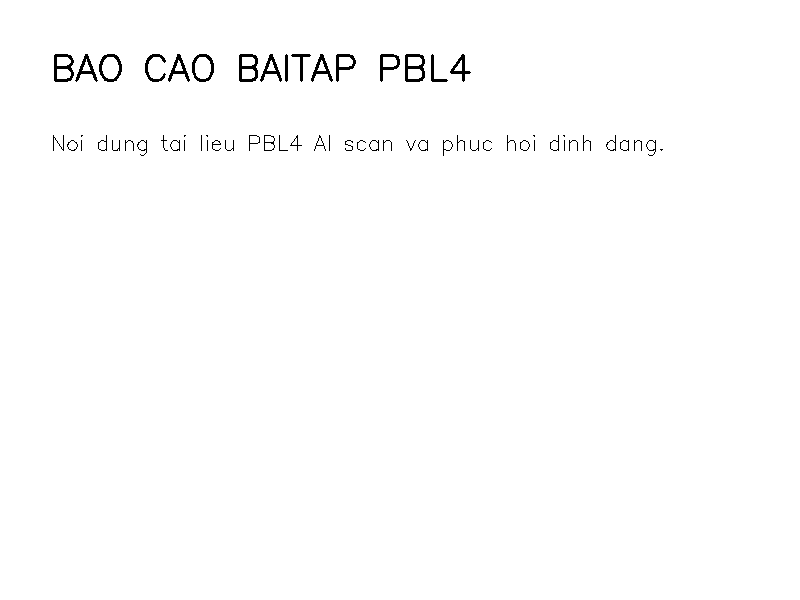
#> input picture test_doc.png, 800 x 600 px
$ python -i document_scanner.py   (imports and definitions only)
#> lines starting #> are read from the running program, lines starting #| are printed output that depends on the picture; after the words box and inside, x2 and y2 are one past the last pixel; in counts of white or black regions, pixels touching at a corner belong together
"""
Document Scanner cho Doc Forge AI Worker.

Chuỗi xử lý hình học trước OCR:
  1. Phát hiện tờ giấy bằng YOLO (models/document_detector.pt).
     Không có model / không phát hiện được -> fallback tìm contour bằng OpenCV.
  2. Tinh chỉnh 4 góc thật của tờ giấy bằng contour bên trong vùng YOLO,
     sau đó nắn phẳng (perspective warp).
  3. Xoay trang về đúng chiều đọc (0/90/180/270 độ).

Mọi phép biến đổi được gộp vào một ma trận homography 3x3 (ảnh gốc -> ảnh đã xử lý)
để có thể ánh xạ bbox OCR ngược về toạ độ ảnh gốc khi cần.
"""

from __future__ import annotations

import logging
import math
import os
from dataclasses import dataclass, field
from typing import Callable

import cv2
import numpy as np

LOG = logging.getLogger("document_scanner")

YOLO_AVAILABLE = False
try:
    from ultralytics import YOLO
    YOLO_AVAILABLE = True
except ImportError:
    LOG.warning("Thư viện ultralytics chưa được cài đặt. Document detection dùng fallback OpenCV.")

A4_RATIO = math.sqrt(2)  # 297 / 210
DEFAULT_MODEL_PATH = os.path.join(os.path.dirname(__file__), "models", "document_detector.pt")


@dataclass
class ScanGeometry:
    """Kết quả bước hình học: ảnh đã nắn phẳng + thông tin để truy vết."""

    image: np.ndarray
    transform: np.ndarray  # 3x3, điểm ảnh gốc -> điểm ảnh đã xử lý
    original_size: tuple[int, int]  # (width, height) ảnh gốc
    method: str = "none"  # yolo+contour | yolo-bbox | opencv | none
    detection_confidence: float = 0.0
    corners: list[list[float]] | None = None  # TL, TR, BR, BL trong ảnh gốc
    rotation: int = 0  # góc đã xoay theo chiều kim đồng hồ (0/90/180/270)
    notes: list[str] = field(default_factory=list)

    # [9 lines left out: function to_metadata, not called in this run]


# ─── Tiện ích hình học ────────────────────────────────────────────────────────

def order_corners(pts: np.ndarray) -> np.ndarray:
    """Sắp xếp 4 điểm theo thứ tự TL, TR, BR, BL (toạ độ ảnh, trục y hướng xuống)."""
    pts = np.asarray(pts, dtype=np.float32).reshape(4, 2)
    center = pts.mean(axis=0)
    angles = np.arctan2(pts[:, 1] - center[1], pts[:, 0] - center[0])
    pts = pts[np.argsort(angles)]  # TL -> TR -> BR -> BL (theo chiều kim đồng hồ)
    start = int(np.argmin(pts.sum(axis=1)))
    return np.roll(pts, -start, axis=0)


def is_plausible_quad(quad: np.ndarray, min_area: float) -> bool:
    """Tứ giác hợp lệ: lồi, đủ lớn, các góc trong khoảng 50°–130°."""
    quad = np.asarray(quad, dtype=np.float32).reshape(4, 2)
    if not cv2.isContourConvex(quad.reshape(-1, 1, 2)):
        return False
    if cv2.contourArea(quad) < min_area:
        return False
    for i in range(4):
        p_prev, p, p_next = quad[i - 1], quad[i], quad[(i + 1) % 4]
        v1, v2 = p_prev - p, p_next - p
        denom = float(np.linalg.norm(v1) * np.linalg.norm(v2))
        if denom < 1e-6:
            return False
        angle = math.degrees(math.acos(float(np.clip(np.dot(v1, v2) / denom, -1.0, 1.0))))
        if angle < 50 or angle > 130:
            return False
    return True


def find_document_quad(gray: np.ndarray, min_area_ratio: float) -> np.ndarray | None:
    """
    Tìm tứ giác lớn nhất giống tờ giấy trong ảnh xám.
    Thử 2 bản đồ biên: Canny (biên giấy) và Otsu (giấy sáng hơn nền).
    """
    h, w = gray.shape[:2]
    min_area = min_area_ratio * h * w
    blurred = cv2.GaussianBlur(gray, (5, 5), 0)

    median = float(np.median(blurred))
    edges = cv2.Canny(blurred, int(max(0, 0.66 * median)), int(min(255, 1.33 * median)))
    edges = cv2.dilate(edges, cv2.getStructuringElement(cv2.MORPH_RECT, (5, 5)), iterations=1)

    _, bright = cv2.threshold(blurred, 0, 255, cv2.THRESH_BINARY + cv2.THRESH_OTSU)
    bright = cv2.morphologyEx(bright, cv2.MORPH_CLOSE, cv2.getStructuringElement(cv2.MORPH_RECT, (15, 15)))

    best, best_area = None, 0.0
    for mask in (edges, bright):
        contours, _ = cv2.findContours(mask, cv2.RETR_EXTERNAL, cv2.CHAIN_APPROX_SIMPLE)
        for contour in sorted(contours, key=cv2.contourArea, reverse=True)[:5]:
            hull = cv2.convexHull(contour)
            hull_area = cv2.contourArea(hull)
            if hull_area < min_area:
                break
            perimeter = cv2.arcLength(hull, True)
            for eps in (0.02, 0.03, 0.04, 0.05, 0.06):
                approx = cv2.approxPolyDP(hull, eps * perimeter, True)
                if len(approx) == 4:
                    quad = order_corners(approx.reshape(4, 2))
                    area = cv2.contourArea(quad)
                    if area > best_area and is_plausible_quad(quad, min_area):
                        best, best_area = quad, area
                    break
    return best


def rotation_matrix(rotation: int, width: int, height: int) -> np.ndarray:
    """Ma trận 3x3 tương ứng cv2.rotate cho ảnh kích thước (width, height)."""
    if rotation == 90:  # ROTATE_90_CLOCKWISE
        return np.array([[0, -1, height - 1], [1, 0, 0], [0, 0, 1]], dtype=np.float64)
    if rotation == 180:
        return np.array([[-1, 0, width - 1], [0, -1, height - 1], [0, 0, 1]], dtype=np.float64)
    if rotation == 270:  # ROTATE_90_COUNTERCLOCKWISE
        return np.array([[0, 1, 0], [-1, 0, width - 1], [0, 0, 1]], dtype=np.float64)
    return np.eye(3, dtype=np.float64)


def rotate_image(img: np.ndarray, rotation: int) -> np.ndarray:
    codes = {90: cv2.ROTATE_90_CLOCKWISE, 180: cv2.ROTATE_180, 270: cv2.ROTATE_90_COUNTERCLOCKWISE}
    return cv2.rotate(img, codes[rotation]) if rotation in codes else img


def text_axis_is_vertical(img: np.ndarray) -> bool:
    """
    Ước lượng dòng chữ đang nằm ngang hay dọc bằng projection profile:
    dòng chữ ngang -> profile theo hàng dao động mạnh (dòng chữ / khoảng trắng xen kẽ).
    """
    gray = cv2.cvtColor(img, cv2.COLOR_BGR2GRAY) if img.ndim == 3 else img
    h, w = gray.shape[:2]
    scale = 1000.0 / max(h, w)
    if scale < 1.0:
        gray = cv2.resize(gray, (int(w * scale), int(h * scale)), interpolation=cv2.INTER_AREA)
        h, w = gray.shape[:2]
    # Bỏ 10% viền để tránh mép giấy / bóng
    gray = gray[int(h * 0.1):int(h * 0.9), int(w * 0.1):int(w * 0.9)]
    binary = cv2.adaptiveThreshold(gray, 1, cv2.ADAPTIVE_THRESH_GAUSSIAN_C, cv2.THRESH_BINARY_INV, 31, 15)
    binary = cv2.medianBlur(binary.astype(np.uint8), 3)
    if binary.sum() < 50:
        return False

    def _profile_score(profile: np.ndarray) -> float:
        mean = float(profile.mean())
        return float(profile.var()) / (mean * mean + 1e-9)

    row_score = _profile_score(binary.mean(axis=1))
    col_score = _profile_score(binary.mean(axis=0))
    return col_score > row_score * 1.15


# ─── Scanner chính ────────────────────────────────────────────────────────────

class DocumentScanner:
    """Phát hiện, nắn phẳng và xoay đúng chiều trang tài liệu."""

    def __init__(
        self,
        model_path: str | None = None,
        conf_threshold: float = 0.25,
        snap_a4: bool = True,
        max_output_side: int = 3000,
        orientation_scorer: Callable[[np.ndarray], float] | None = None,
    ):
        self.conf_threshold = conf_threshold
        self.snap_a4 = snap_a4
        self.max_output_side = max_output_side
        self.orientation_scorer = orientation_scorer
        self.model = None

        path = model_path or os.environ.get("DOCUMENT_MODEL_PATH") or DEFAULT_MODEL_PATH
        if YOLO_AVAILABLE and os.path.exists(path):
            try:
                self.model = YOLO(path)
                LOG.info("Document detector đã nạp: %s (classes=%s)", path, self.model.names)
            except Exception as exc:
                LOG.error("Không nạp được document detector %s: %s", path, exc)
        elif not os.path.exists(path):
            LOG.warning("Không tìm thấy document detector tại %s — dùng fallback OpenCV.", path)

    # ── Bước 1: phát hiện ────────────────────────────────────────────────────
    def _detect_bbox(self, img: np.ndarray) -> tuple[list[float], float] | None:
        if self.model is None:
            return None
        # imgsz=640 giúp YOLO chạy cực nhanh trên CPU mà vẫn chính xác 100%
        results = self.model.predict(img, imgsz=640, conf=self.conf_threshold, verbose=False)
        best = None
        for result in results:
            names = result.names or {}
            doc_classes = {i for i, n in names.items() if any(k in str(n).lower() for k in ("doc", "page", "paper"))}
            for box in result.boxes:
                cls_id = int(box.cls[0])
                if doc_classes and cls_id not in doc_classes:
                    continue
                conf = float(box.conf[0])
                if best is None or conf > best[1]:
                    best = (box.xyxy[0].tolist(), conf)
        return best

    def detect_corners(self, img: np.ndarray) -> tuple[np.ndarray | None, str, float]:
        """Trả về (4 góc TL,TR,BR,BL trong ảnh gốc | None, method, confidence)."""
        h, w = img.shape[:2]
        gray = cv2.cvtColor(img, cv2.COLOR_BGR2GRAY)

        detection = self._detect_bbox(img)
        if detection is not None:
            (x1, y1, x2, y2), conf = detection
            pad_x, pad_y = (x2 - x1) * 0.04, (y2 - y1) * 0.04
            cx1, cy1 = int(max(0, x1 - pad_x)), int(max(0, y1 - pad_y))
            cx2, cy2 = int(min(w, x2 + pad_x)), int(min(h, y2 + pad_y))
            crop = gray[cy1:cy2, cx1:cx2]

            scale = min(1.0, 1000.0 / max(crop.shape[:2]))
            small = cv2.resize(crop, None, fx=scale, fy=scale, interpolation=cv2.INTER_AREA) if scale < 1 else crop
            bbox_area_ratio = ((x2 - x1) * (y2 - y1)) / float(crop.shape[0] * crop.shape[1])
            quad = find_document_quad(small, min_area_ratio=0.45 * bbox_area_ratio)
            if quad is not None:
                quad = quad / scale + np.array([cx1, cy1], dtype=np.float32)
                return order_corners(quad), "yolo+contour", conf

            bbox_quad = np.array([[x1, y1], [x2, y1], [x2, y2], [x1, y2]], dtype=np.float32)
            return bbox_quad, "yolo-bbox", conf

        # Fallback: không có model hoặc model không thấy gì -> tìm trên toàn ảnh
        scale = min(1.0, 1000.0 / max(h, w))
        small = cv2.resize(gray, None, fx=scale, fy=scale, interpolation=cv2.INTER_AREA) if scale < 1 else gray
        quad = find_document_quad(small, min_area_ratio=0.2)
        if quad is not None:
            return order_corners(quad / scale), "opencv", 0.0
        return None, "none", 0.0

    # ── Bước 2: nắn phẳng ────────────────────────────────────────────────────
    def warp(self, img: np.ndarray, corners: np.ndarray) -> tuple[np.ndarray, np.ndarray]:
        tl, tr, br, bl = corners
        out_w = max(np.linalg.norm(tr - tl), np.linalg.norm(br - bl))
        out_h = max(np.linalg.norm(bl - tl), np.linalg.norm(br - tr))

        if self.snap_a4 and out_w > 0 and out_h > 0:
            ratio = out_h / out_w
            if abs(ratio - A4_RATIO) / A4_RATIO < 0.06:
                out_h = out_w * A4_RATIO
            elif abs(ratio - 1 / A4_RATIO) / (1 / A4_RATIO) < 0.06:
                out_w = out_h * A4_RATIO

        scale = min(1.0, self.max_output_side / max(out_w, out_h, 1.0))
        out_w, out_h = max(int(round(out_w * scale)), 1), max(int(round(out_h * scale)), 1)

        dst = np.array([[0, 0], [out_w - 1, 0], [out_w - 1, out_h - 1], [0, out_h - 1]], dtype=np.float32)
        matrix = cv2.getPerspectiveTransform(corners.astype(np.float32), dst)
        warped = cv2.warpPerspective(img, matrix, (out_w, out_h), flags=cv2.INTER_CUBIC,
                                     borderMode=cv2.BORDER_REPLICATE)
        return warped, matrix.astype(np.float64)

    # ── Bước 3: xoay đúng chiều ──────────────────────────────────────────────
    def orient(self, img: np.ndarray) -> int:
        """Trả về góc cần xoay theo chiều kim đồng hồ (0/90/180/270)."""
        h, w = img.shape[:2]
        if text_axis_is_vertical(img):
            candidates = [90, 270]
        elif w > h * 1.1:
            # Ảnh nằm ngang (landscape) như tài liệu chụp ngang điện thoại: ưu tiên kiểm tra 90°, 270° và 0°
            candidates = [90, 270, 0]
        else:
            candidates = [0, 180]

        if self.orientation_scorer is None:
            return candidates[0]

        try:
            best_rot = candidates[0]
            best_score = self.orientation_scorer(rotate_image(img, best_rot))
            if best_score >= 0.85:  # đọc rất tốt ở hướng đầu tiên -> khỏi thử hướng ngược
                return best_rot
            scores = {best_rot: best_score}
            for cand in candidates[1:]:
                sc = self.orientation_scorer(rotate_image(img, cand))
                scores[cand] = sc
                if sc > best_score + 0.05:
                    best_score = sc
                    best_rot = cand
            LOG.info("Orientation score: %s -> chọn %d°", scores, best_rot)
            return best_rot
        except Exception as exc:
            LOG.warning("Orientation scorer lỗi: %s — giữ hướng %d°", exc, candidates[0])
            return candidates[0]

    # ── Toàn bộ pipeline ─────────────────────────────────────────────────────
    def scan(self, img: np.ndarray, auto_rotate: bool = True) -> ScanGeometry:
        h, w = img.shape[:2]
        geometry = ScanGeometry(image=img, transform=np.eye(3), original_size=(w, h))

        try:
            corners, method, conf = self.detect_corners(img)
        except Exception as exc:
            LOG.warning("Document detection lỗi: %s — dùng nguyên ảnh.", exc)
            corners, method, conf = None, "none", 0.0

        if corners is not None:
            geometry.image, geometry.transform = self.warp(img, corners)
            geometry.corners = corners.tolist()
        geometry.method = method
        geometry.detection_confidence = conf

        if auto_rotate:
            rotation = self.orient(geometry.image)
            if rotation:
                rh, rw = geometry.image.shape[:2]
                geometry.transform = rotation_matrix(rotation, rw, rh) @ geometry.transform
                geometry.image = rotate_image(geometry.image, rotation)
            geometry.rotation = rotation

        LOG.info("Scan: method=%s conf=%.2f rotation=%d° -> %dx%d", geometry.method, conf,
                 geometry.rotation, geometry.image.shape[1], geometry.image.shape[0])
        return geometry


# ─── Ánh xạ bbox về ảnh gốc ───────────────────────────────────────────────────

# [18 lines left out: function map_layout_to_original, not called in this run]

>>> import cv2
>>> picture = cv2.imread('../test_doc.png')
#> picture is the input picture: shape (600, 800, 3); 99.1% white; 63 black regions (13 under 20 px), largest, box (x1, y1, x2, y2) and area: (405, 54, 425, 82) 277, (54, 54, 74, 82) 271, (239, 54, 258, 82) 270
>>> result = DocumentScanner().scan(picture)
#> in find_document_quad, `median = float(np.median(blurred))`: median = 255
#> in find_document_quad, `edges = cv2.Canny(blurred, int(max(0, 0.66 * median)), int(min(255, 1...`:
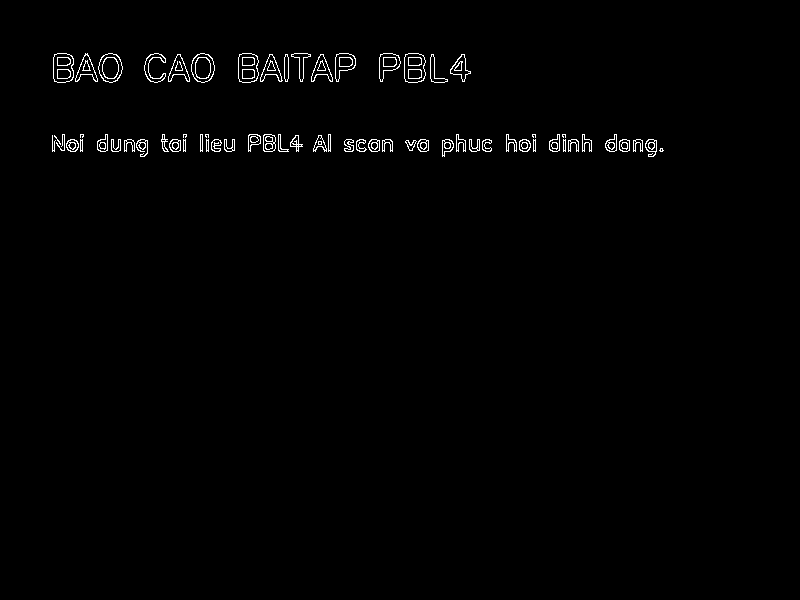
#> edges: shape (600, 800); 0.99% white in thin lines or dots, all inside (x1, y1, x2, y2) = (52, 53, 664, 157)
#> in find_document_quad, `edges = cv2.dilate(edges, cv2.getStructuringElement(cv2.MORPH_RECT, (5..`:
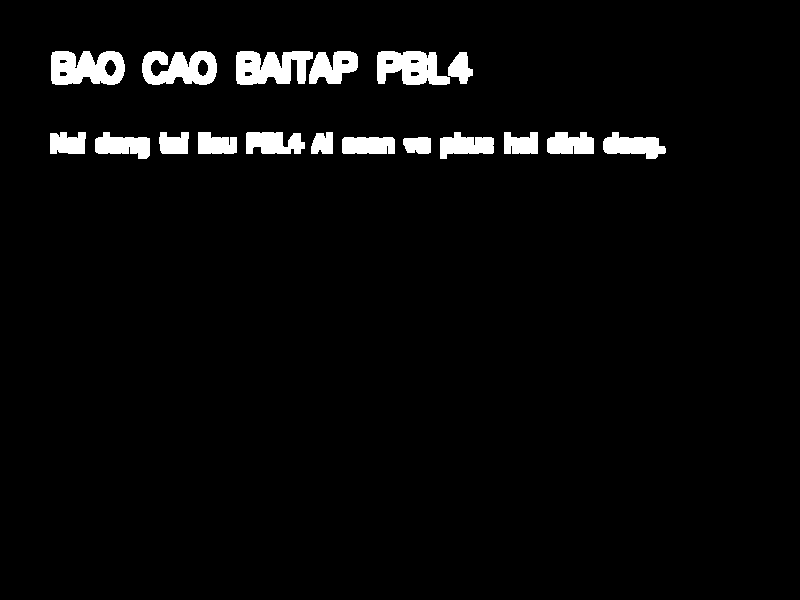
#> edges: shape (600, 800); 3.8% white; 18 white regions, largest, box (x1, y1, x2, y2) and area: (51, 51, 125, 85) 1972, (236, 51, 313, 85) 1940, (142, 51, 217, 85) 1808
#> in find_document_quad, `_, bright = cv2.threshold(blurred, 0, 255, cv2.THRESH_BINARY + cv2.THR..`:
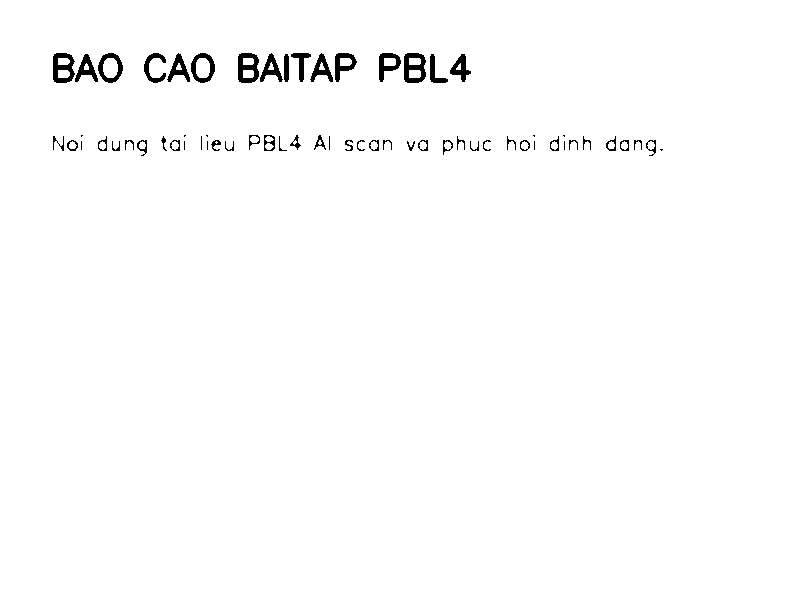
#> bright: shape (600, 800); 98.7% white; 63 black regions (13 under 20 px), largest, box (x1, y1, x2, y2) and area: (404, 53, 426, 83) 425, (238, 53, 259, 83) 412, (53, 53, 75, 83) 411
#> in find_document_quad, `bright = cv2.morphologyEx(bright, cv2.MORPH_CLOSE, cv2.getStructuringE..`: bright: shape (600, 800); every value is 255
#> the loop in find_document_quad, `for mask in (edges, bright):` made 2 passes
#> contours on pass 2: [[[0, 0], [0, 599], [799, 599], [799, 0]]]
#> after the loop in find_document_quad, `for mask in (edges, bright):`: best = [[0, 0], [799, 0], [799, 599], [0, 599]]; best_area = 478601
#> in detect_corners, `quad = find_document_quad(small, min_area_ratio=0.2)`: quad = [[0, 0], [799, 0], [799, 599], [0, 599]]
#> in scan, `corners, method, conf = self.detect_corners(img)`: method = 'opencv'; conf = 0
#> in warp, `tl, tr, br, bl = corners`: tl = [0, 0]; tr = [799, 0]; br = [799, 599]; bl = [0, 599]
#> in warp, `out_w = max(np.linalg.norm(tr - tl), np.linalg.norm(br - bl))`: out_w = 799
#> in warp, `out_h = max(np.linalg.norm(bl - tl), np.linalg.norm(br - tr))`: out_h = 599
#> in warp, `ratio = out_h / out_w`: ratio = 0.75
#> in warp, `scale = min(1.0, self.max_output_side / max(out_w, out_h, 1.0))`: scale = 1
#> in warp, `dst = np.array([[0, 0], [out_w - 1, 0], [out_w - 1, out_h - 1], [0, ou..`: dst = [[0, 0], [798, 0], [798, 598], [0, 598]]
#> in warp, `matrix = cv2.getPerspectiveTransform(corners.astype(np.float32), dst)`: matrix = [[0.999, 0, 0], [0, 0.998, 0], [0, 0, 1]]
#> in scan, `geometry.corners = corners.tolist()`: geometry.corners = [[0, 0], [799, 0], [799, 599], [0, 599]]
#> in scan, `geometry.method = method`: geometry.method = 'opencv'
#> in scan, `geometry.detection_confidence = conf`: geometry.detection_confidence = 0
#> in text_axis_is_vertical, `gray = gray[int(h * 0.1):int(h * 0.9), int(w * 0.1):int(w * 0.9)]`:
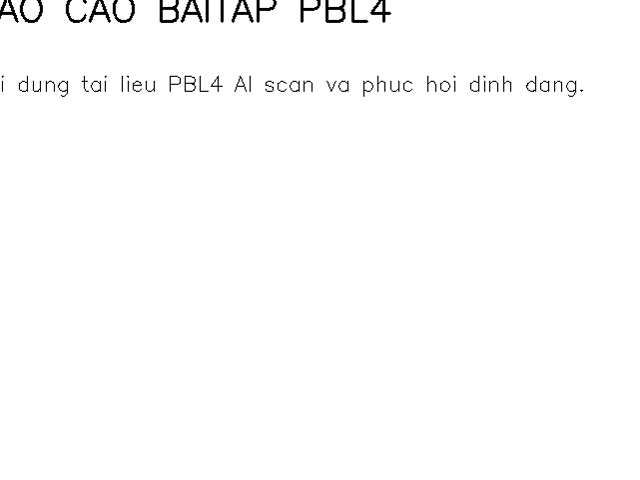
#> gray: shape (480, 640); min 0, max 255, mean 252.1
#> in text_axis_is_vertical, `binary = cv2.adaptiveThreshold(gray, 1, cv2.ADAPTIVE_THRESH_GAUSSIAN_C..`:
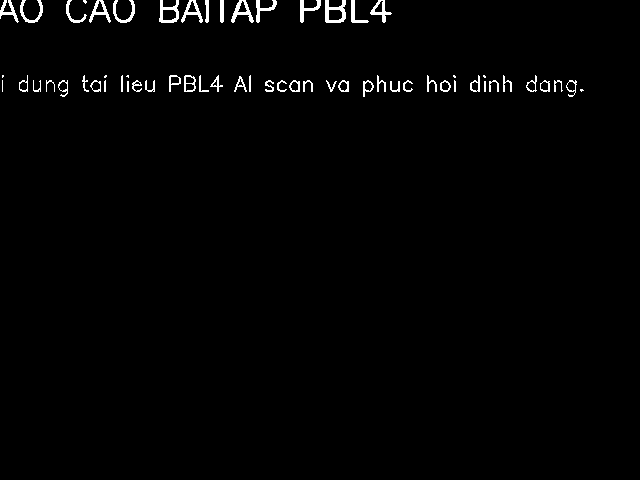
#> binary: shape (480, 640); values 0 (black) and 1 (white), 1.4% white; 61 white regions (8 under 20 px), largest, box (x1, y1, x2, y2) and area: (325, 0, 346, 23) 252, (159, 0, 179, 23) 214, (231, 0, 254, 23) 202
#> in text_axis_is_vertical, `binary = cv2.medianBlur(binary.astype(np.uint8), 3)`:
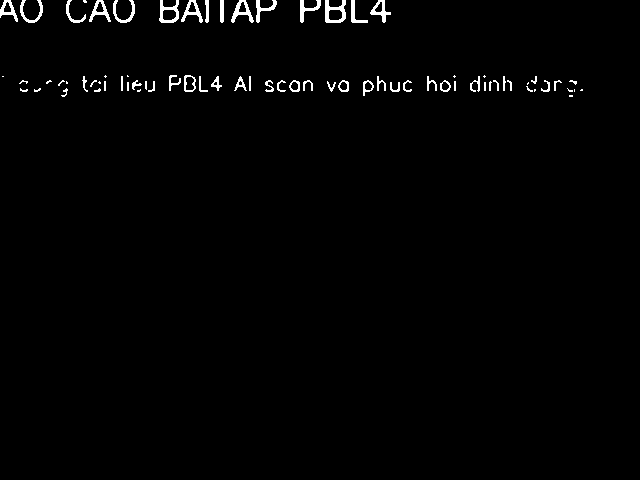
#> binary: shape (480, 640); values 0 (black) and 1 (white), 1.4% white; 75 white regions (27 under 20 px), largest, box (x1, y1, x2, y2) and area: (325, 0, 346, 23) 254, (159, 0, 179, 23) 216, (231, 0, 254, 23) 206
#> in _profile_score, `mean = float(profile.mean())`: mean = 0.0137
#> in text_axis_is_vertical, `row_score = _profile_score(binary.mean(axis=1))`: row_score = 12.35
#> in text_axis_is_vertical, `col_score = _profile_score(binary.mean(axis=0))`: col_score = 1.16
#> in orient, `candidates = [90, 270, 0]`: candidates = [90, 270, 0]
#> in scan, `rotation = self.orient(geometry.image)`: rotation = 90
#> in scan, `geometry.transform = rotation_matrix(rotation, rw, rh) @ geometry.tran..`: geometry.transform = [[0, -0.998, 598], [0.999, 0, 0], [0, 0, 1]]
#> in rotate_image, `return cv2.rotate(img, codes[rotation]) if rotation in codes else img`:
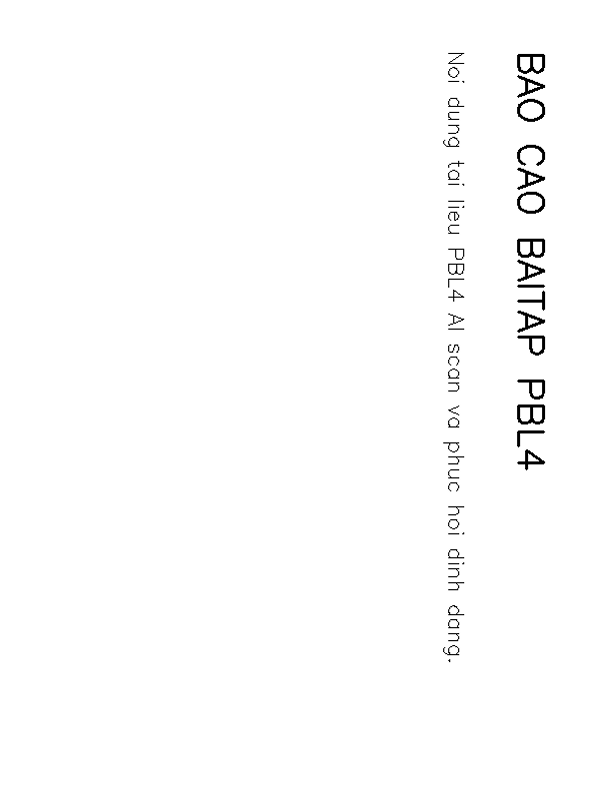
#> returned value: shape (799, 599, 3); min 0, max 255, mean 252.6
#> in scan, `geometry.rotation = rotation`: geometry.rotation = 90
